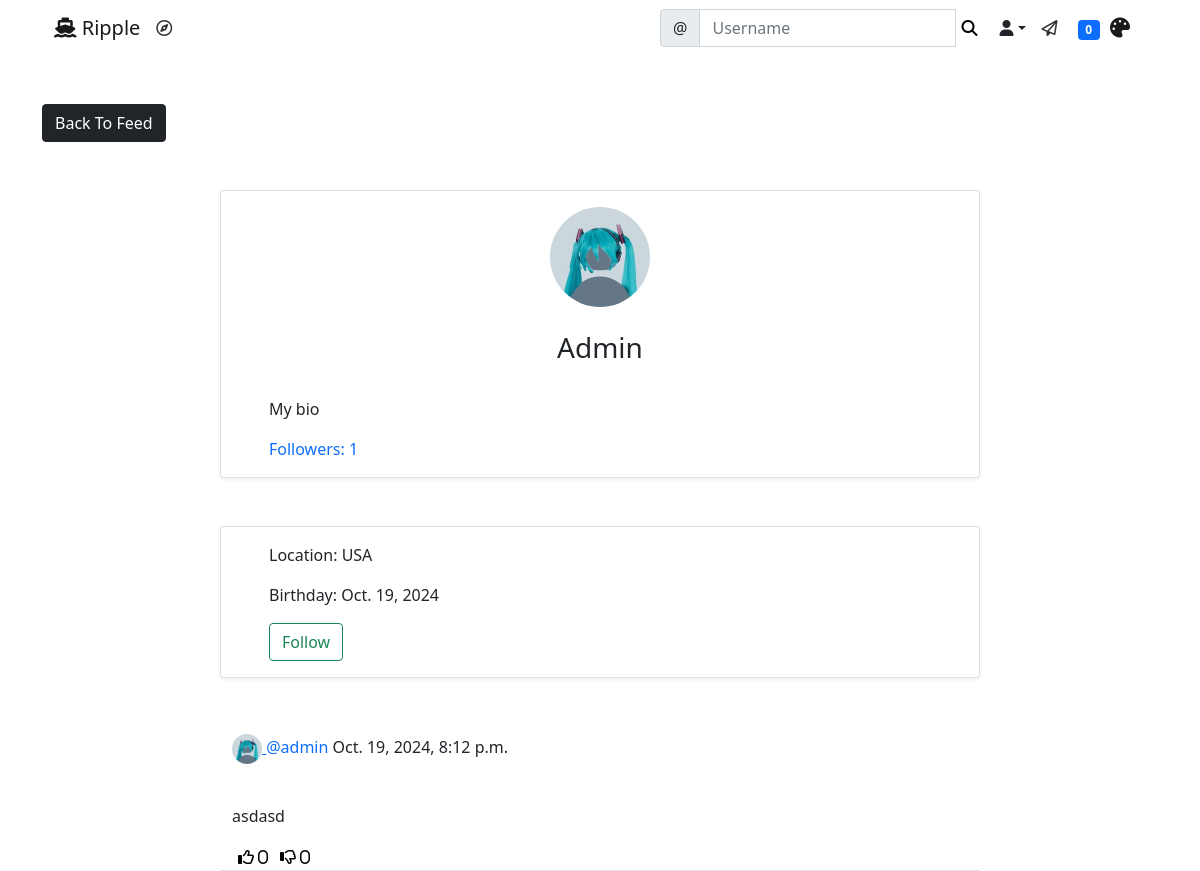
/social/profile/2 (signed in), run on an earlier commit of the app's database.
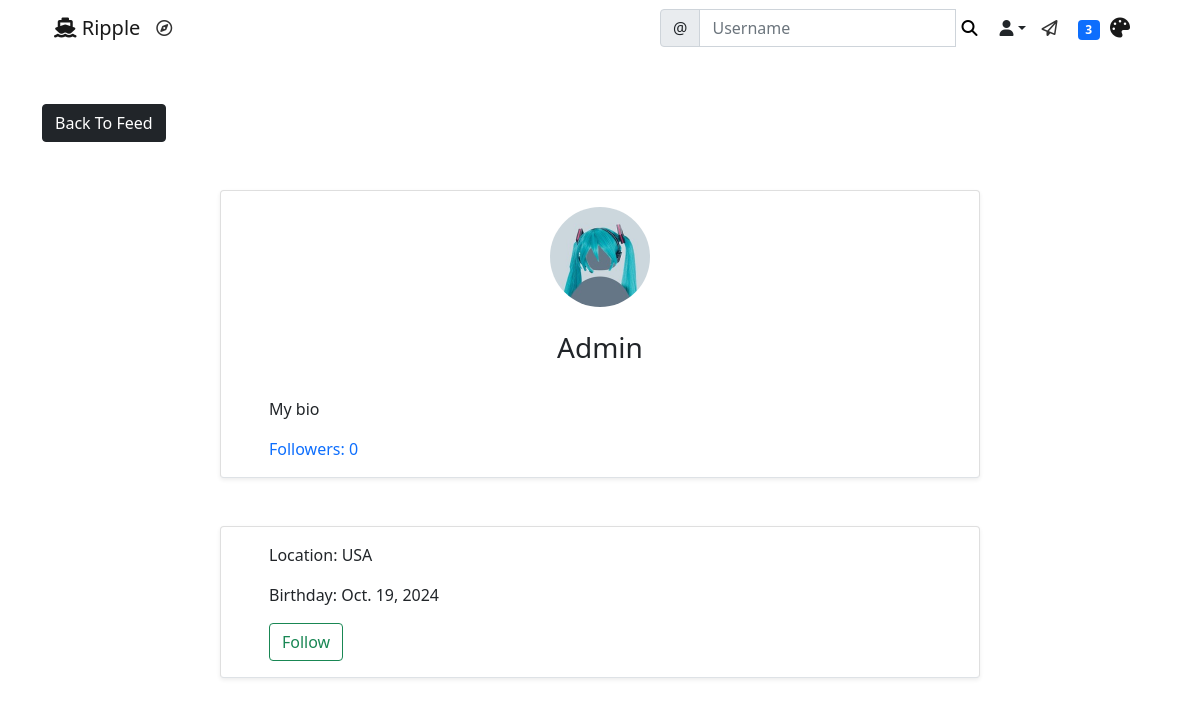
And on a later commit of the database.
### social/models.py (models this page shows, shortened)
class Post(models.Model):
    shared_body = models.TextField(blank=True, null=True)
    body = models.TextField()
    image = models.ImageField(upload_to='uploads/post_photos', blank=True, null=True)
    created_on = models.DateTimeField(default=timezone.now)
    author = models.ForeignKey(User, on_delete=models.CASCADE)
    likes = models.ManyToManyField(User, blank=True, related_name='likes')
    dislikes = models.ManyToManyField(User, blank=True, related_name='dislikes')
    tags = models.ManyToManyField('Tag', blank=True)

class UserProfile(models.Model):
    user = models.OneToOneField(User, primary_key=True, verbose_name='user', related_name='profile', on_delete=models.CASCADE)
    audio = models.FileField(upload_to='uploads/profile_audios', blank=True, null=True)
    name = models.CharField(max_length=30, blank=True, null=True)
    bio = models.TextField(max_length=500, blank=True, null=True)
    birth_date = models.DateField(null=True, blank=True)
    location = models.CharField(max_length=100, blank=True, null=True)
    picture = models.ImageField(upload_to='uploads/profile_pictures', default='uploads/profile_pictures/Default.jpg', blank=True)
    followers = models.ManyToManyField(User, blank=True, related_name='followers')

### social/views.py (the view)
# urls.py: path('profile/<int:pk>', ProfileView.as_view(), name='profile'),
class ProfileView(View):
    def get(self, request, pk, *args, **kwargs):
        global is_following
        profile = UserProfile.objects.get(pk=pk)
        user = profile.user
        posts = Post.objects.filter(author=user).order_by('-created_on')
        followers = profile.followers.all()
        number_of_followers = len(followers)
        if len(followers) == 0:
            is_following = False
        for follower in followers:
            if follower == request.user:
                is_following = True
                break
            else:
                is_following = False
        context = {
            'user': user,
            'profile': profile,
            'posts': posts,
            'number_of_followers': number_of_followers,
            'is_following': is_following,
        }
        return render(request, 'social/profile.html', context)

### landing/templatetags/custom_tags.py (called while the page is built)
@register.inclusion_tag('social/show_notifications.html', takes_context=True)
def show_notifications(context):
    request_user = context['request'].user
    notifications = Notification.objects.filter(to_user=request_user).exclude(user_has_seen=True).order_by('-date')
    return {'notifications': notifications}

### social/templates/social/profile.html (shortened to what this page needs)
{% extends 'landing/base.html' %}
{% block content %}
    <div class="container">
        <div class="row mt-5">
            <div class="col-md-3 col-sm-6">
                <a href="{% url 'post-list' %}" class="btn btn-dark">Back To Feed</a>
            </div>
        </div>
        <div class="row justify-content-center mt-5">
            <div class="card shadow-sm col-md-8 col-sm-12 border-bottom px-5 pt-3">
                <div class="text-center">
                    <img src="{{ profile.picture.url }}" class="rounded-circle" width="100" height="100" />
                        {% if profile.name %}
                        <h3 class="py-4">{{ profile.name }}
                            {% endif %}
                        </h3>
                    </div>
                {% if profile.bio %}
                    <p>{{ profile.bio }}</p>
                {% endif %}
                <div class="mb-3">
                    <a href="{% url 'list-followers' profile.pk %}" class="post-link">Followers: {{ number_of_followers }}</a>
                </div>
            </div>
        </div>
        <div class="row justify-content-center mt-5">
            <div class="card shadow-sm col-md-8 col-sm-12 border-bottom px-5 py-3">
                {% if profile.location %}
                    <p>Location: {{ profile.location }}</p>
                {% endif %}
                {% if profile.birth_date %}
                    <p>Birthday: {{ profile.birth_date }}</p>
                {% endif %}
                 {% if user == request.user %}
                    {% else %}
                    {% if is_following %}
                        <form method="POST" action="{% url 'remove-follower' profile.pk %}">
                            {% csrf_token %}
                            <button class="btn btn-outline-danger" type="submit">Unfollow</button>
                        </form>
                        {% else %}
                        <form method="POST" action="{% url 'add-follower' profile.pk %}">
                            <button class="btn btn-outline-success" type="submit">Follow</button>
                        </form>
                        {% endif %}
                    {% endif %}
            </div>
        </div>
        {% for post in posts %}
        <div class="row justify-content-center mt-5">
            <div class="col-md-8 col-sm-12 border-bottom">
                <div>
                        <p class="post-text">
                            <a href="{% url 'profile' post.author.profile.pk %}">
                                <img class="rounded-circle post-img" height="30" width="30" src="{{ post.author.profile.picture.url }}" />
                            </a>
                            <a class="text-primary post-link" href="{% url 'profile' post.author.profile.pk %}">@{{ post.author }}</a> {{ post.created_on }}
                        </p>
                    </div>
                <div class="position-relative">
                    <div class="body">
                        <p>{{ post.body }}</p>
                    </div>
                </div>
                <div class="d-flex flex-row">
                    <form method="POST" action="{% url 'like' post.pk %}">
                        <button class="remove-default-btn" type="submit">
                            <i class="far fa-thumbs-up"> <span>{{ post.likes.all.count }}</span></i>
                        </button>
                    </form>
                    <form method="POST" action="{% url 'dislike' post.pk %}">
                        <button class="remove-default-btn" type="submit">
                            <i class="far fa-thumbs-down"> <span>{{ post.dislikes.all.count }}</span></i>
                        </button>
                    </form>
            </div>
        </div>
        {% endfor %}
    </div>
{% endblock content %}

What changed in the data, as far as the page shows it:
removed Post: author.profile.picture (placeholder picture), author "admin", created_on "Oct. 19, 2024, 8:12 p.m.", body "asdasd", likes.all.count "0", dislikes.all.count "0"
Also different on the page:
{{ notifications.count }}: "0" → "3"
{{ number_of_followers }}: "1" → "0"
